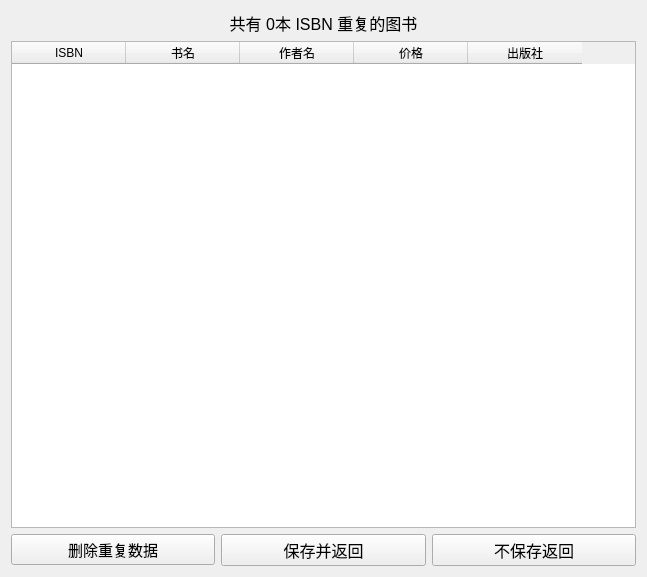
<?xml version="1.0" encoding="UTF-8"?>
<ui version="4.0">
 <class>deduplicateListSubWindow</class>
 <widget class="QWidget" name="deduplicateListSubWindow">
  <property name="geometry">
   <rect>
    <x>0</x>
    <y>0</y>
    <width>647</width>
    <height>577</height>
   </rect>
  </property>
  <property name="windowTitle">
   <string>图书管理系统 - 一键去重</string>
  </property>
  <property name="windowIcon">
   <iconset resource="../../../resource.qrc">
    <normaloff>:/lib/lib/icon.png</normaloff>:/lib/lib/icon.png</iconset>
  </property>
  <layout class="QGridLayout" name="gridLayout">
   <item row="0" column="0">
    <layout class="QVBoxLayout" name="verticalLayout">
     <item>
      <widget class="QLabel" name="label">
       <property name="font">
        <font>
         <pointsize>12</pointsize>
        </font>
       </property>
       <property name="text">
        <string>共有 0本 ISBN 重复的图书</string>
       </property>
       <property name="alignment">
        <set>Qt::AlignCenter</set>
       </property>
      </widget>
     </item>
     <item>
      <widget class="QTableWidget" name="bookTable">
       <attribute name="horizontalHeaderDefaultSectionSize">
        <number>114</number>
       </attribute>
       <column>
        <property name="text">
         <string>ISBN</string>
        </property>
       </column>
       <column>
        <property name="text">
         <string>书名</string>
        </property>
       </column>
       <column>
        <property name="text">
         <string>作者名</string>
        </property>
       </column>
       <column>
        <property name="text">
         <string>价格</string>
        </property>
       </column>
       <column>
        <property name="text">
         <string>出版社</string>
        </property>
       </column>
      </widget>
     </item>
     <item>
      <layout class="QHBoxLayout" name="horizontalLayout">
       <property name="sizeConstraint">
        <enum>QLayout::SetDefaultConstraint</enum>
       </property>
       <property name="leftMargin">
        <number>0</number>
       </property>
       <property name="topMargin">
        <number>0</number>
       </property>
       <property name="rightMargin">
        <number>0</number>
       </property>
       <property name="bottomMargin">
        <number>0</number>
       </property>
       <item>
        <widget class="QPushButton" name="deleteButton">
         <property name="sizePolicy">
          <sizepolicy hsizetype="Minimum" vsizetype="Fixed">
           <horstretch>60</horstretch>
           <verstretch>0</verstretch>
          </sizepolicy>
         </property>
         <property name="font">
          <font>
           <pointsize>11</pointsize>
          </font>
         </property>
         <property name="text">
          <string>删除重复数据</string>
         </property>
        </widget>
       </item>
       <item>
        <widget class="QPushButton" name="backSaveButton">
         <property name="sizePolicy">
          <sizepolicy hsizetype="Minimum" vsizetype="Fixed">
           <horstretch>60</horstretch>
           <verstretch>0</verstretch>
          </sizepolicy>
         </property>
         <property name="font">
          <font>
           <pointsize>12</pointsize>
          </font>
         </property>
         <property name="text">
          <string>保存并返回</string>
         </property>
        </widget>
       </item>
       <item>
        <widget class="QPushButton" name="backButton">
         <property name="sizePolicy">
          <sizepolicy hsizetype="Minimum" vsizetype="Fixed">
           <horstretch>60</horstretch>
           <verstretch>0</verstretch>
          </sizepolicy>
         </property>
         <property name="font">
          <font>
           <pointsize>12</pointsize>
          </font>
         </property>
         <property name="text">
          <string>不保存返回</string>
         </property>
        </widget>
       </item>
      </layout>
     </item>
    </layout>
   </item>
  </layout>
 </widget>
 <resources>
  <include location="../../../resource.qrc"/>
 </resources>
 <connections/>
</ui>
